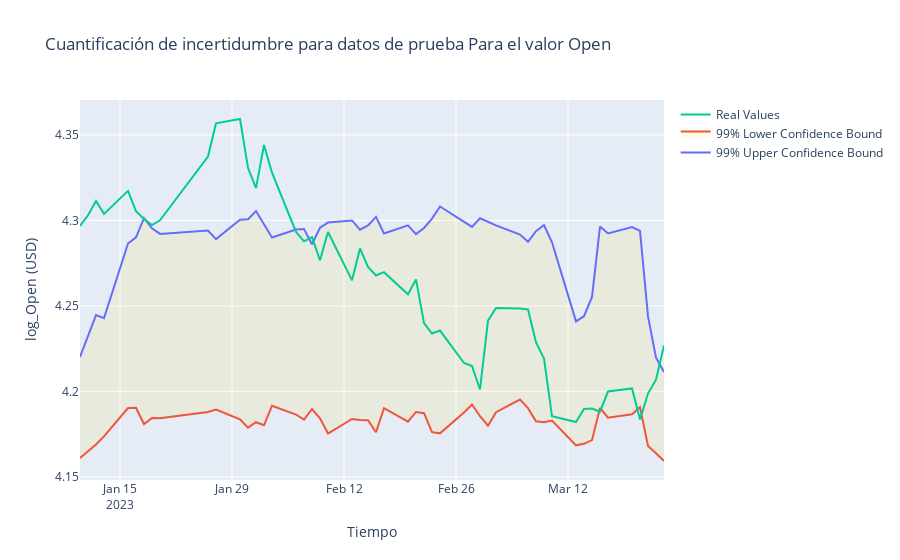

Notebook code for this chart:
### Code cell
import plotly.graph_objects as go

test_uncertainty_plot_df = test_uncertainty_df.copy(deep=True)
test_uncertainty_plot_df = test_uncertainty_plot_df.loc[test_uncertainty_plot_df['Date'].between('2019-01-02', '2023-03-24')]
truth_uncertainty_plot_df = testing_truth_df.copy(deep=True)
truth_uncertainty_plot_df = truth_uncertainty_plot_df.loc[testing_truth_df['Date'].between('2019-01-02', '2023-03-24')]

upper_trace = go.Scatter(
    x=test_uncertainty_plot_df['Date'],
    y=test_uncertainty_plot_df['upper_bound'],
    mode='lines',
    fill=None,
    name='99% Upper Confidence Bound'
    )
lower_trace = go.Scatter(
    x=test_uncertainty_plot_df['Date'],
    y=test_uncertainty_plot_df['lower_bound'],
    mode='lines',
    fill='tonexty',
    fillcolor='rgba(255, 211, 0, 0.1)',
    name='99% Lower Confidence Bound'
    )
real_trace = go.Scatter(
    x=truth_uncertainty_plot_df['Date'],
    y=truth_uncertainty_plot_df['Open'],
    mode='lines',
    fill=None,
    name='Real Values'
    )

data = [upper_trace, lower_trace, real_trace]

fig = go.Figure(data=data)
fig.update_layout(title='Cuantificación de incertidumbre para datos de prueba Para el valor Open',
                   xaxis_title='Tiempo',
                   yaxis_title='log_Open (USD)')

fig.show()
